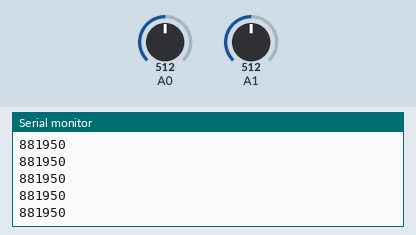
Bench run of a sketch on a simulated Arduino Uno, built with avr-gcc and run on an emulated ATmega328P. Parts: the last lines printed to the serial monitor. The inputs (shaded band) are chosen by the test bench; at power-on: A0 = 512, A1 = 512. Random numbers use the default seed unless the sketch sets one.

Above: at 1.2 s.
1.3 s: A0 set to 716
At 1.57 s:
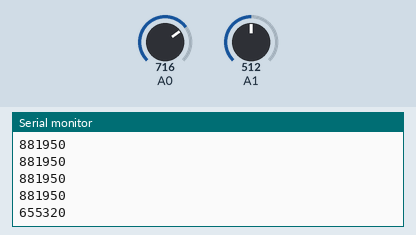
2.8 s: A1 set to 716
At 2.97 s:
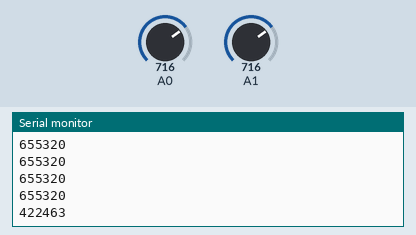
4.3 s: A0 set to 900
At 4.38 s:
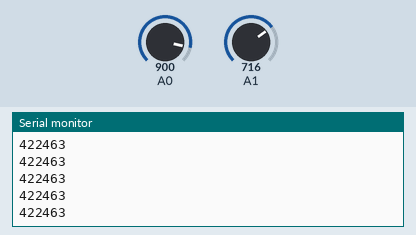
5.8 s: A1 set to 900
At 5.99 s:
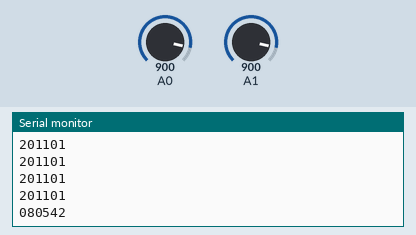
Timing chart, 0 to 8.3 s (numbered marks = the images above; inputs shaded):
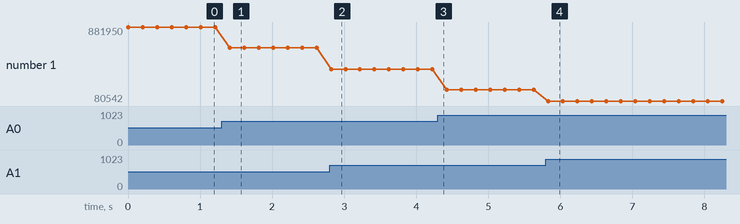

The sketch:

random_array.ino
```cpp
int arr[6];

void setup() {
  // put your setup code here, to run once:
  Serial.begin(9600);

}


void loop() {
  // put your main code here, to run repeatedly:
  randomSeed(analogRead(0) + analogRead(1));
  for (int i=0; i<6; i++) {
    arr[i] = random(0, 10);
  }

  for (int c=0; c<6; c++) {
    Serial.print(arr[c]);
  }

  Serial.println();
  delay(200);
}
```

Measured:
- after the input at 1.3 s, the serial monitor: prints a new line after 0.11 s (image 1)
- after the input at 2.8 s, the serial monitor: prints a new line at once (image 2)
- after the input at 5.8 s, the serial monitor: prints a new line at once (image 4)
- plotted number 1: 881950 → 655320 after the input at 1.3 s, 655320 → 422463 after the input at 2.8 s, 422463 → 201101 after the input at 4.3 s, 201101 → 80542 after the input at 5.8 s
